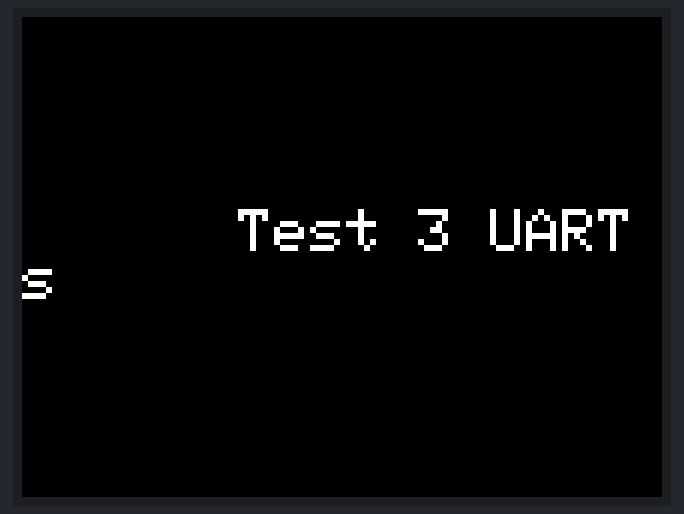
Recording of a sketch running on a simulated ESP32. Shown: 320×240 colour display. What the sketch prints to the serial monitor is not drawn.

Above: at 0.2 s.

The sketch:

ej1micros.ino
```cpp
#include <M5Stack.h>

#define TX1_pin 21
#define RX1_pin -1

#define TX2_pin -1
#define RX2_pin 22

void setup() {
  // put your setup code here, to run once:
  M5.begin();
  M5.Lcd.setTextSize(3);
  M5.Lcd.printf("\n\n\n\n");
  M5.Lcd.printf("      Test 3 UARTs\r\n");
  Serial.begin(115200);
  Serial1.begin(115200, SERIAL_8N1, RX1_pin, TX1_pin);
  Serial2.begin(115200, SERIAL_8N1, RX2_pin, TX2_pin);
  Serial.println("Inicio");
}

char dato;
uint8_t num_bytes;

void loop() {
  // put your main code here, to run repeatedly:
  num_bytes = Serial.available();
  //Serial.println(num_bytes);
  if(num_bytes>0){
    while(num_bytes>0){
      num_bytes -= 1;
      dato = Serial.read();
      Serial1.print(dato);
      //Serial.println("entra 1");
    }
  }
  num_bytes = Serial2.available();
  //Serial.print("serial 2: ");
  //Serial.println(num_bytes);
  if(num_bytes>0){
    while(num_bytes>0){
      num_bytes -= 1;
      dato = Serial2.read();
      Serial.print(dato);
    }
  }
}
```
